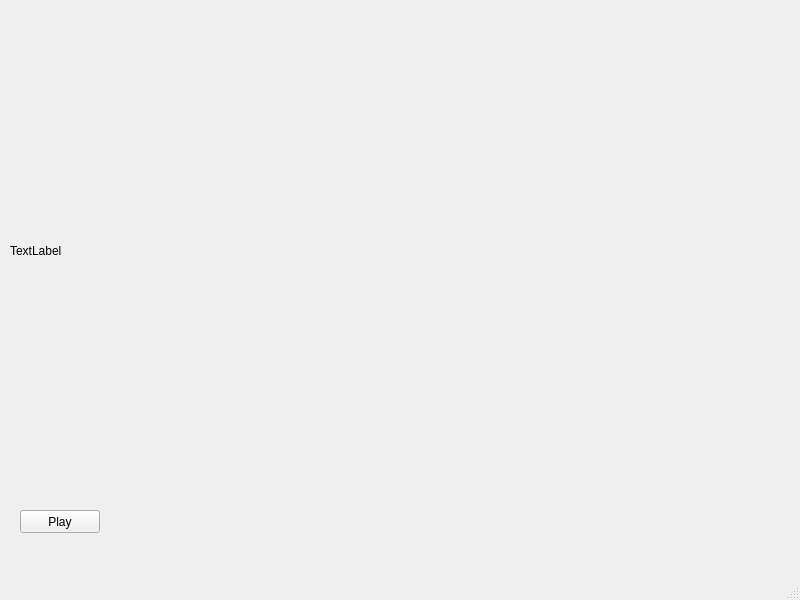
<?xml version="1.0" encoding="UTF-8"?>
<ui version="4.0">
 <class>MainWindow</class>
 <widget class="QMainWindow" name="MainWindow">
  <property name="geometry">
   <rect>
    <x>0</x>
    <y>0</y>
    <width>800</width>
    <height>600</height>
   </rect>
  </property>
  <property name="windowTitle">
   <string>MainWindow</string>
  </property>
  <widget class="QWidget" name="centralwidget">
   <widget class="QLabel" name="video_area">
    <property name="geometry">
     <rect>
      <x>10</x>
      <y>10</y>
      <width>781</width>
      <height>481</height>
     </rect>
    </property>
    <property name="text">
     <string>TextLabel</string>
    </property>
   </widget>
   <widget class="QPushButton" name="bt_play">
    <property name="geometry">
     <rect>
      <x>20</x>
      <y>510</y>
      <width>80</width>
      <height>23</height>
     </rect>
    </property>
    <property name="text">
     <string>Play</string>
    </property>
   </widget>
  </widget>
  <widget class="QMenuBar" name="menubar">
   <property name="geometry">
    <rect>
     <x>0</x>
     <y>0</y>
     <width>800</width>
     <height>20</height>
    </rect>
   </property>
  </widget>
  <widget class="QStatusBar" name="statusbar"/>
 </widget>
 <resources/>
 <connections/>
</ui>
